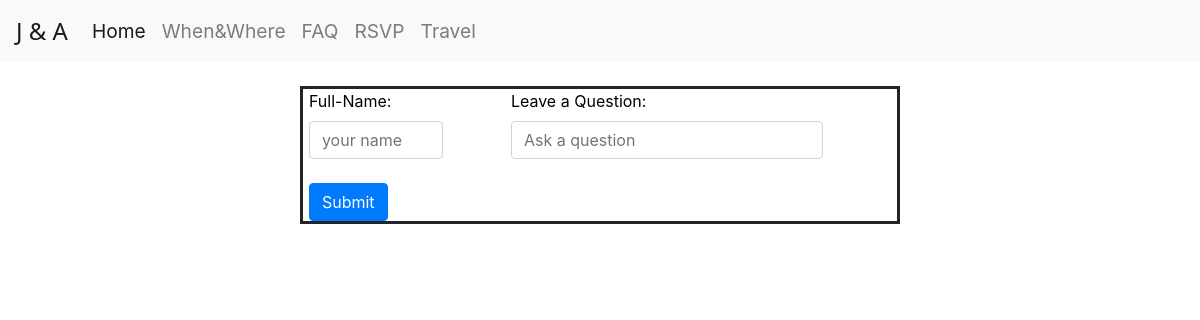
The page /FAQ on the database as committed earlier.
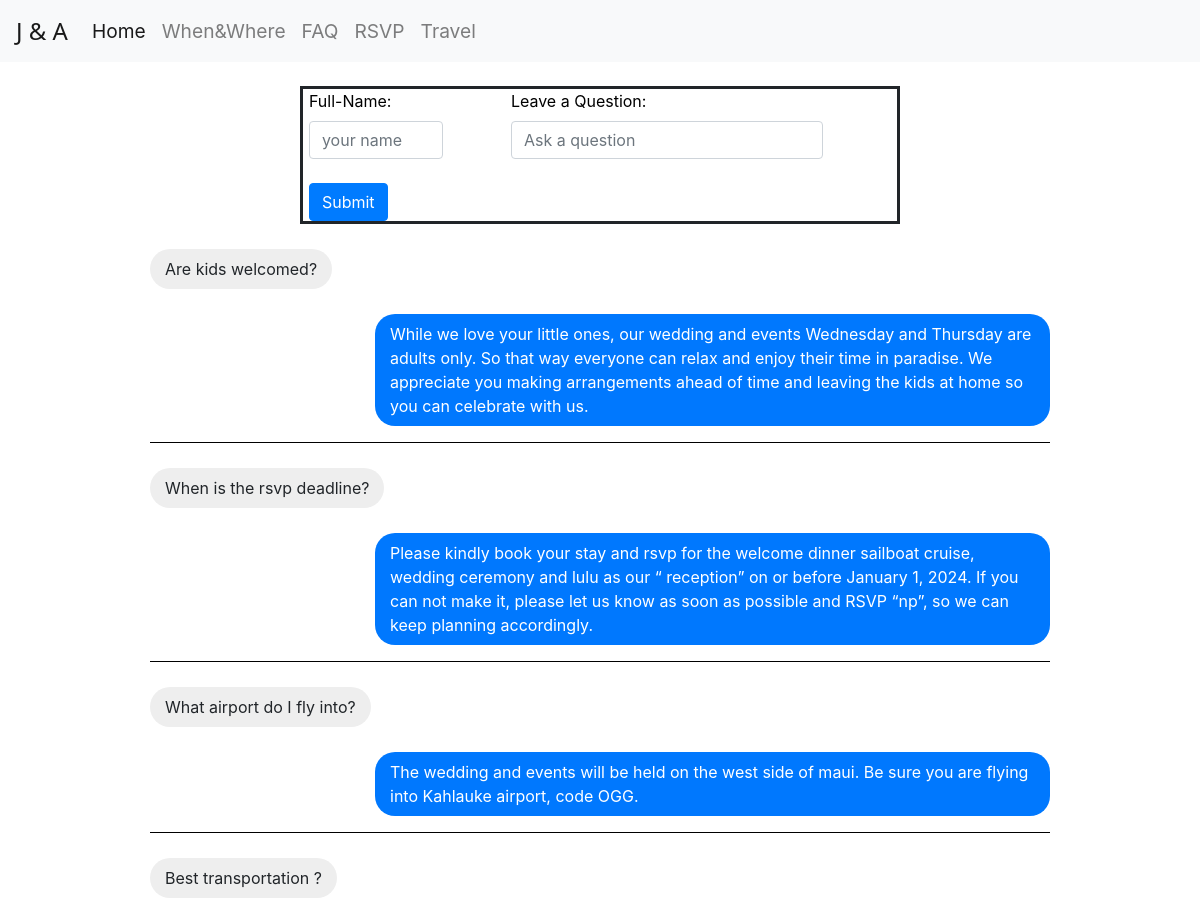
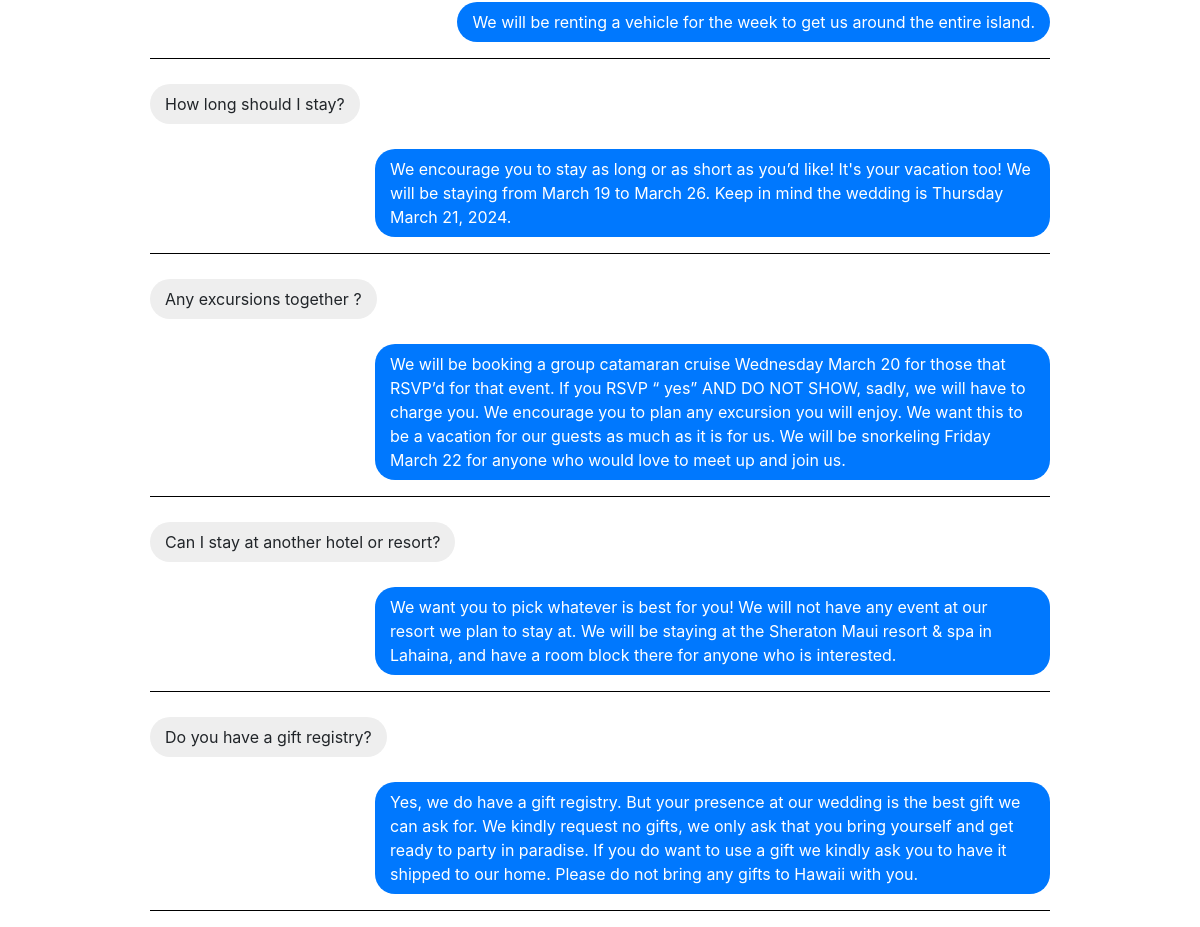
The same page on the database as committed later (2 pictures, top to bottom).
### WeApp/models.py (models this page shows)
class Comments(models.Model):
    name = models.CharField( max_length=500, null=True)
    question = models.CharField( max_length=500, null=True)
    Answer = models.CharField( max_length=500, null=True)

### WeApp/views.py (the view)
# urls.py: path("FAQ", views.FAQ, name="FAQ"),
def FAQ(request):
    Data_question = Comments.objects.all()
    form = Comments_Forms()  # Move this line outside the if block
    if request.method == 'POST':
        name = request.POST['name']
        question = request.POST['question']
        print(name,question)
        obj = Comments()
        obj.name = name
        obj.question = question
        obj.save()
        form = Comments_Forms(request.POST)
        return redirect('FAQ')
    else:
        form = Comments_Forms()
    return render(request, "FAQ.html", {
        "form": form,
        "Data_question": Data_question
    })

### WeApp/forms.py
class Comments_Forms(forms.ModelForm):
    class Meta:
        model = Comments
        fields = ['name','question','Answer']

### WeApp/templates/FAQ.html (shortened to what this page needs)
{% load static %}
{% load widget_tweaks %}
{% block content %}
 <!DOCTYPE html>
 <html>
    <head>
        <link rel="stylesheet" href="{% static 'FAQ.css' %}">
        <link rel="stylesheet" href="https://cdn.jsdelivr.net/npm/bootstrap@4.3.1/dist/css/bootstrap.min.css">
        </head>
        <nav class="navbar navbar-expand-lg navbar-light bg-light">
          <a class="navbar-brand" href="{% url 'WeApp' %}"> <div class = "font"> J & A</div>   </a>
          <div class="collapse navbar-collapse" id="navbarNav">
            <ul class="navbar-nav">
              <li class="nav-item active">
                <a class="nav-link" href="{% url 'WeApp' %}">Home <span class="sr-only">(current)</span></a>
              </li>
              <li class="nav-item">
                <a class="nav-link" href="{% url 'itenary' %}">When&Where</a>
              </li>
              <li class="nav-item">
                <a class="nav-link" href="{% url 'FAQ' %}">FAQ</a>
              </li>
              <li class="nav-item">
                <a class="nav-link" href="{% url 'RSVP' %}">RSVP</a>
              </li>
              <li class="nav-item">
                <a class="nav-link" href="{% url 'Travel' %}">Travel</a>
              </li>
            </ul>
          </div>
        </nav>
  <body>
    <br>
    <form  method="post">
    <div class = 'User_container'>
      <div class = 'left_container'>
        <label for="exampleFormControlTextarea1" class="form-label">Full-Name:</label>
          {% render_field form.name placeholder="your name" class+="form-control"  %}
            </div>
              <div class = 'right_container'>
                <label for="exampleFormControlTextarea1" class="form-label">Leave a Question:</label>
                  {% render_field form.question placeholder="Ask a question"  class="form-control"  %}
                  </div>
            <div class="left_container">
             <br>
                <button class="btn btn-primary" type="submit">Submit</button>
            </div>
    </div>
      </form>
    <div class = 'question_container'>
      {% for x in Data_question %}
        <div class="yours messages">
          <div class="message last">
            {{x.question}}
          </div>
        </div>
            <div class="mine messages">
              <div class="message">
                {% if x.Answer == Null %}
                  UnAnswered
                {% else %}
                    {{x.Answer}}
                {% endif %}
              </div>
            </div>
        <hr class="solid-line">
        {% endfor %}
    </div>
    {% endblock %}
</body>
</html>

### WeApp/static/FAQ.css (style rules this page uses)
nav { font-size: larger; }
.font { font-size: 18pt; font-family:'Segoe UI', Tahoma, Geneva, Verdana, sans-serif; }
body { background-image: url('/static/images/FAQ2.JPG'); background-size: cover 100vh; background-position: center; background-repeat:no-repeat; }
.form-label { color: black; }
.btn { left: -30px; }
.messages { margin-top: 20px; display: flex; flex-direction: column; }
.message { border-radius: 20px; padding: 8px 15px; margin-top: 5px; display: inline-block; }
.yours { align-items: flex-start; }
.yours .message { margin-right: 25%; background-color: #EEE; position: relative; }
.mine { align-items: flex-end; }
.mine .message { color: white; margin-left: 25%; background: rgb(0, 120, 254); position: relative; }
.question_container { width: 75%; position: relative; left:12.5%; height: auto; }
.User_container { display: grid; grid-template-columns: 1fr 1fr; position: relative; border-style: solid; }
.left_container { position: relative; left:2%; width: 45%; }
.right_container { left:-30%; position: relative; width: 105%; }
.solid-line { border: none; border-top: 1px solid black; }
form { background-color: #ffffff70; position: relative; top:10%; left: 25%; width: 50%; }

Rows that differ between the two databases and show on the page:
added Comments: question "Are kids welcomed?", Answer "While we love your little ones, our wedding and events Wednesday and Thursday are adults only. So that way everyone can relax and enjoy their time in paradise. We appreciate you making arrangements ahead of time and leaving the kids at home so you can celebrate with us."
added Comments: question "When is the rsvp deadline?", Answer "Please kindly book your stay and rsvp for the welcome dinner sailboat cruise, wedding ceremony and lulu as our “ reception” on or before January 1, 2024. If you can not make it, please let us know as soon as possible and RSVP “np”, so we can keep planning accordingly."
added Comments: question "What airport do I fly into?", Answer "The wedding and events will be held on the west side of maui. Be sure you are flying into Kahlauke airport, code OGG."
added Comments: question "Best transportation ?", Answer "We will be renting a vehicle for the week to get us around the entire island."
added Comments: question "How long should I stay?", Answer "We encourage you to stay as long or as short as you’d like! It's your vacation too! We will be staying from March 19 to March 26. Keep in mind the wedding is Thursday March 21, 2024."
added Comments: question "Any excursions together ?", Answer "We will be booking a group catamaran cruise Wednesday March 20 for those that RSVP’d for that event. If you RSVP “ yes” AND DO NOT SHOW, sadly, we will have to charge you. We encourage you to plan any excursion you will enjoy. We want this to be a vacation for our guests as much as it is for us. We will be snorkeling Friday March 22 for anyone who would love to meet up and join us."
added Comments: question "Can I stay at another hotel or resort?", Answer "We want you to pick whatever is best for you! We will not have any event at our resort we plan to stay at. We will be staying at the Sheraton Maui resort & spa in Lahaina, and have a room block there for anyone who is interested."
added Comments: question "Do you have a gift registry?", Answer "Yes, we do have a gift registry. But your presence at our wedding is the best gift we can ask for. We kindly request no gifts, we only ask that you bring yourself and get ready to party in paradise. If you do want to use a gift we kindly ask you to have it shipped to our home. Please do not bring any gifts to Hawaii with you."
